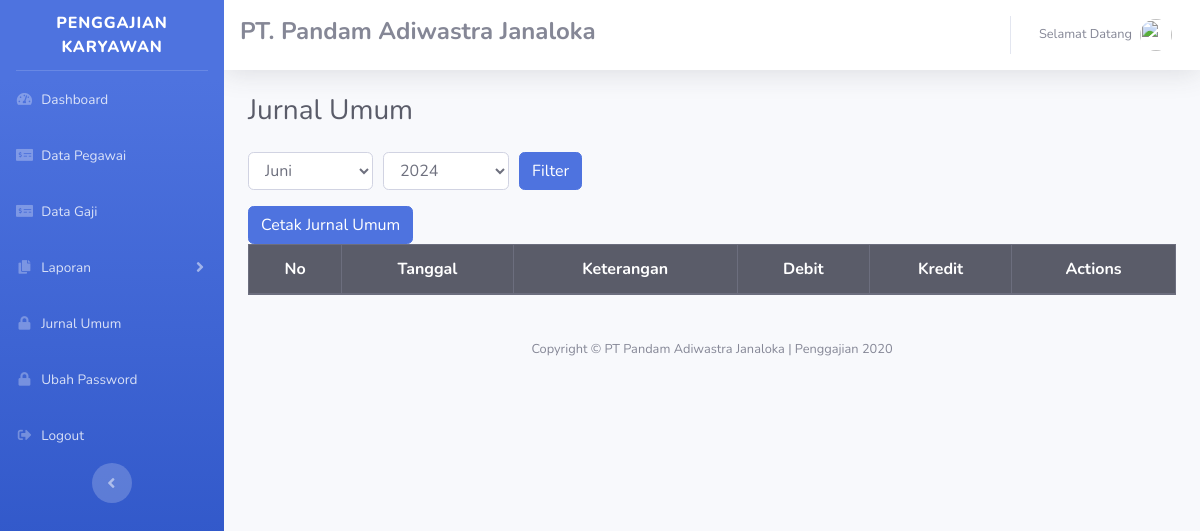
The page /index.php/manajer/jurnal_umum on the database as committed earlier.
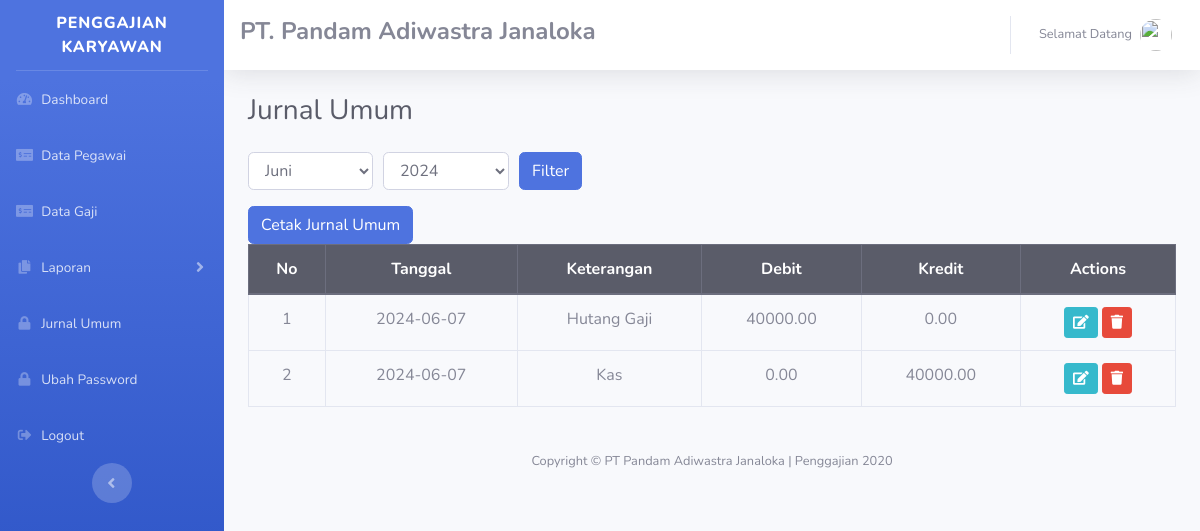
The same page on the database as committed later.
### tables this page shows
CREATE TABLE `jurnal_umum` (
  `id_jurnal` int(11) NOT NULL,
  `tanggal` date NOT NULL,
  `keterangan` varchar(255) NOT NULL,
  `debit` decimal(15,2) NOT NULL,
  `kredit` decimal(15,2) NOT NULL,
  `no_slip_gaji` int(11) NOT NULL,
  `jenis` varchar(11) NOT NULL
);

### application/controllers/manajer/jurnal_umum.php (called while the page is built, shortened)
<?php
class Jurnal_Umum extends CI_Controller {
    public function index() {
        $data['title'] = "Jurnal Umum";
$bulan = $this->input->get('bulan');
$tahun = $this->input->get('tahun');
if (!$bulan) {
    $bulan = date('m');
}
if (!$tahun) {
    $tahun = date('Y');
}
$data['bulan'] = $bulan;
$data['tahun'] = $tahun;
$query = "SELECT * FROM jurnal_umum WHERE MONTH(tanggal) = '$bulan' AND YEAR(tanggal) = '$tahun'";
$data['jurnal_umum'] = $this->db->query($query)->result();
        $this->load->view('template_manager/header', $data);
        $this->load->view('template_manager/sidebar');
        $this->load->view('manajer/jurnal_umum', $data);
        $this->load->view('template_manager/footer');
    }
}
?>

### index.php (called while the page is built, shortened)
<?php
require_once BASEPATH.'core/CodeIgniter.php';

### application/views/manajer/jurnal_umum.php (the view, shortened to what this page needs)
<div class="container-fluid">
    <h1 class="h3 mb-4 text-gray-800"><?php echo $title; ?></h1>
    <form method="get" action="<?php echo base_url('manajer/jurnal_umum'); ?>">
        <div class="form-row align-items-center mb-3">
            <div class="col-auto">
                <select class="form-control" id="bulan" name="bulan">
                    <option value="06" <?php echo ($bulan == '06') ? 'selected' : ''; ?>>Juni</option>
                </select>
            </div>
            <div class="col-auto">
                <select class="form-control" id="tahun" name="tahun">
                    <?php for ($i = date('Y'); $i >= 2010; $i--) : ?>
                        <option value="<?php echo $i; ?>" <?php echo ($tahun == $i) ? 'selected' : ''; ?>><?php echo $i; ?></option>
                    <?php endfor; ?>
                </select>
            </div>
            <div class="col-auto">
                <button type="submit" class="btn btn-primary">Filter</button>
            </div>
        </div>
    </form>
    <a href="<?php echo base_url('manajer/jurnal_umum/cetak'); ?>" class="btn btn-primary">Cetak Jurnal Umum</a>
    <table class="table table-bordered" id="dataTable" width="100%" cellspacing="0">
        <thead class="thead-dark">
            <tr>
                <th class="text-center">No</th>
                <th class="text-center">Tanggal</th>
                <th class="text-center">Keterangan</th>
                <th class="text-center">Debit</th>
                <th class="text-center">Kredit</th>
                <th class="text-center">Actions</th>
            </tr>
        </thead>
        <tbody>
            <?php $no = 1; foreach ($jurnal_umum as $ju) : ?>
                <tr>
                    <td class="text-center"><?php echo $no++; ?></td>
                    <td class="text-center"><?php echo $ju->tanggal; ?></td>
                    <td class="text-center"><?php echo $ju->keterangan; ?></td>
                    <td class="text-center"><?php echo $ju->debit; ?></td>
                    <td class="text-center"><?php echo $ju->kredit; ?></td>
                    <td class="text-center">
                        <button class="btn btn-sm btn-info" data-toggle="modal" data-target="#modal_edit_jurnal_<?php echo $ju->id_jurnal; ?>"><i class="fas fa-edit"></i></button>
                        <a onclick="return confirm('Yakin Hapus?')" class="btn btn-sm btn-danger" href="<?php echo base_url('manajer/jurnal_umum/delete_data/'.$ju->id_jurnal) ?>"><i class="fas fa-trash"></i></a>
                    </td>
                </tr>
            <?php endforeach; ?>
        </tbody>
    </table>
</div>

Rows that differ between the two databases and show on the page:
added jurnal_umum: tanggal "2024-06-07", keterangan "Hutang Gaji", debit "40000.00", kredit "0.00"
added jurnal_umum: tanggal "2024-06-07", keterangan "Kas", debit "0.00", kredit "40000.00"
